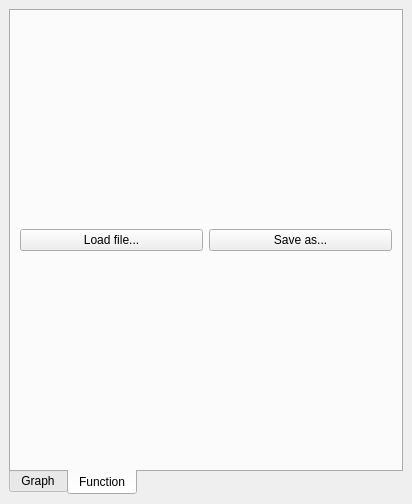
<?xml version="1.0" encoding="UTF-8"?>
<ui version="4.0">
 <class>MatplotlibGraphDockWidgetBase</class>
 <widget class="QDockWidget" name="MatplotlibGraphDockWidgetBase">
  <property name="geometry">
   <rect>
    <x>0</x>
    <y>0</y>
    <width>412</width>
    <height>504</height>
   </rect>
  </property>
  <property name="windowTitle">
   <string>Matplotlib graph generator</string>
  </property>
  <widget class="QWidget" name="dockWidgetContents">
   <layout class="QGridLayout" name="gridLayout">
    <item row="0" column="0">
     <widget class="QTabWidget" name="tabWidget">
      <property name="tabPosition">
       <enum>QTabWidget::South</enum>
      </property>
      <property name="currentIndex">
       <number>1</number>
      </property>
      <widget class="QWidget" name="tab">
       <attribute name="title">
        <string>Graph</string>
       </attribute>
       <layout class="QGridLayout" name="gridLayout_2">
        <item row="0" column="0">
         <layout class="QVBoxLayout" name="verticalLayout"/>
        </item>
       </layout>
      </widget>
      <widget class="QWidget" name="tab_2">
       <attribute name="title">
        <string>Function</string>
       </attribute>
       <layout class="QVBoxLayout" name="verticalLayout_2">
        <item>
         <layout class="QHBoxLayout" name="horizontalLayout">
          <item>
           <widget class="QPushButton" name="pushButton">
            <property name="text">
             <string>Load file...</string>
            </property>
           </widget>
          </item>
          <item>
           <widget class="QPushButton" name="pushButton_2">
            <property name="text">
             <string>Save as...</string>
            </property>
           </widget>
          </item>
         </layout>
        </item>
       </layout>
      </widget>
     </widget>
    </item>
   </layout>
  </widget>
 </widget>
 <resources/>
 <connections/>
</ui>
